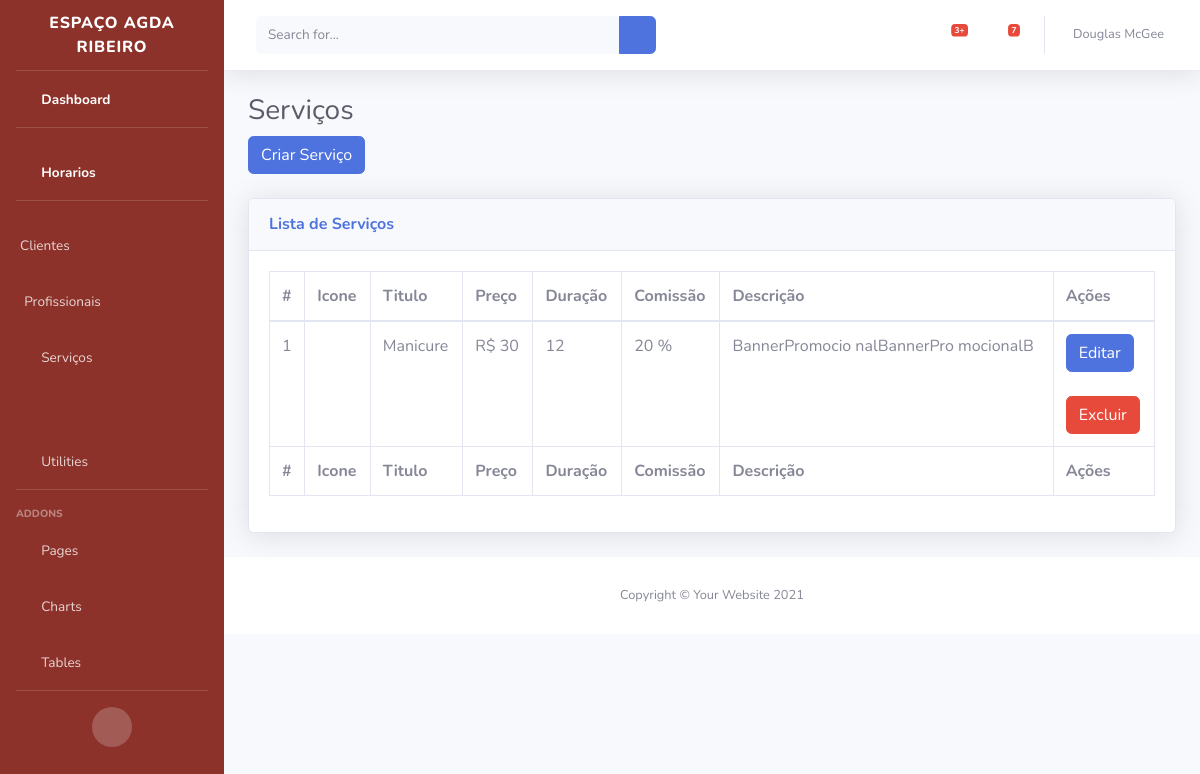
/listar_servicos/, run on the app's committed database.
### agendamentos/models/servicos.py (models this page shows, shortened)
class Servico(models.Model):
    titulo = models.CharField(max_length=255, blank=True)
    preco = models.CharField(max_length=20,blank=True,null=True)
    duracao = models.CharField(max_length=20, blank=True, null=True)
    comissao = models.CharField(max_length=20, blank=True, null=True)
    descricao = models.TextField()
    criado_em = models.DateTimeField(auto_now_add=True)
    atualizado_em = models.DateTimeField(auto_now=True)
    imagen = models.ImageField(upload_to='media/imagens/%d/%m/%Y/',null=True, blank=True)

### agendamentos/views.py (the view, shortened to what this page needs)
# urls.py: path("listar_servicos/",listar_servicos,name='listar_servicos'),
def listar_servicos(request):
    servico = Servico.objects.all()
    return render(
                    request,
                    "admin/servicos.html",
                    {
                        "servicos":servico
                    }
                    )

### templates/admin/servicos.html (shortened to what this page needs)
{% extends  "admin/base.html" %}
{% load static %}
{% block content %}
<h1 class="h3 mb-2 text-gray-800">Serviços</h1>
                    <a type="button" class="btn btn-primary"href="{% url 'criar_servicos' %}">Criar Serviço</a>
                    <br>
                    <br>
                    <div class="card shadow mb-4">
                        <div class="card-header py-3">
                            <h6 class="m-0 font-weight-bold text-primary">Lista de Serviços</h6>
                        </div>
                        <div class="card-body">
                            <div class="table-responsive">
                                <table class="table table-bordered" id="dataTable" width="100%" cellspacing="0">
                                    <thead>
                                        <tr>
                                            <th>#</th>
                                            <th>Icone</th>
                                            <th>Titulo</th>
                                            <th>Preço</th>
                                            <th>Duração</th>
                                            <th>Comissão</th>
                                            <th>Descrição</th>
                                            <th>Ações</th>
                                        </tr>
                                    </thead>
                                    <tfoot>
                                        <tr>
                                            <th>#</th>
                                            <th>Icone</th>
                                            <th>Titulo</th>
                                            <th>Preço</th>
                                            <th>Duração</th>
                                            <th>Comissão</th>
                                            <th>Descrição</th>
                                            <th>Ações</th>
                                        </tr>
                                    </tfoot>
                                    <tbody>
                                        {% for servico in servicos %}
                                        <tr>
                                            <td>{{servico.id}}</td>
                                            <td>
                                            </td>
                                            <td>{{servico.titulo}}</td>
                                            <td>R$ {{servico.preco}}</td>
                                            <td>{{servico.duracao}}</td>
                                            <td>{{servico.comissao}} %</td>
                                            <td>{{servico.descricao}}</td>
                                            <td>
                                                <a type="button" class="btn btn-primary" href="{% url 'editar_servicos' servico.id %}">Editar</a>
                                                <br>
                                                <br>
                                                <a type="button" class="btn btn-danger" href="{% url 'excluir' servico.id %}">Excluir</a>
                                            </td>
                                        </tr>
                                        {% endfor %}
                                    </tbody>
                                </table>
                            </div>
                        </div>
                    </div>
{% endblock %}

### data on the page
Servico: id "1", titulo "Manicure", preco "30", duracao "12", comissao "20", descricao "BannerPromocio nalBannerPro mocionalB"
